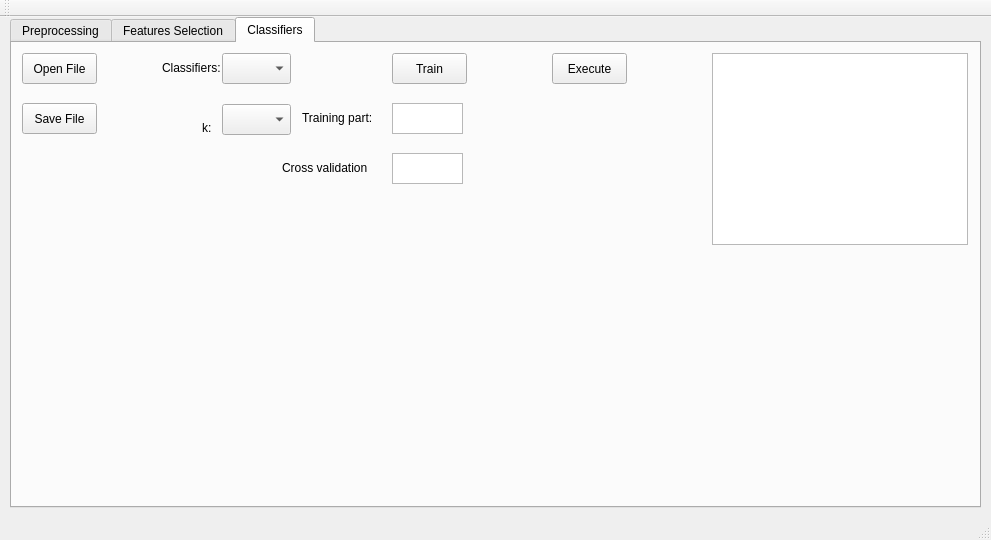
<?xml version="1.0" encoding="UTF-8"?>
<ui version="4.0">
 <class>MainWindow</class>
 <widget class="QMainWindow" name="MainWindow">
  <property name="geometry">
   <rect>
    <x>0</x>
    <y>0</y>
    <width>991</width>
    <height>540</height>
   </rect>
  </property>
  <property name="windowTitle">
   <string>MainWindow</string>
  </property>
  <widget class="QWidget" name="centralWidget">
   <widget class="QTabWidget" name="tabWidget">
    <property name="geometry">
     <rect>
      <x>10</x>
      <y>0</y>
      <width>971</width>
      <height>491</height>
     </rect>
    </property>
    <property name="currentIndex">
     <number>2</number>
    </property>
    <widget class="QWidget" name="tabP">
     <attribute name="title">
      <string>Preprocessing</string>
     </attribute>
     <widget class="QPushButton" name="PpushButtonSelectFolder">
      <property name="geometry">
       <rect>
        <x>10</x>
        <y>10</y>
        <width>75</width>
        <height>31</height>
       </rect>
      </property>
      <property name="text">
       <string>Select Folder</string>
      </property>
     </widget>
     <widget class="QGraphicsView" name="PgraphicsView">
      <property name="geometry">
       <rect>
        <x>680</x>
        <y>30</y>
        <width>256</width>
        <height>192</height>
       </rect>
      </property>
      <property name="interactive">
       <bool>true</bool>
      </property>
      <property name="viewportUpdateMode">
       <enum>QGraphicsView::MinimalViewportUpdate</enum>
      </property>
     </widget>
     <widget class="QGraphicsView" name="PgraphicsViewEdge">
      <property name="geometry">
       <rect>
        <x>680</x>
        <y>250</y>
        <width>256</width>
        <height>192</height>
       </rect>
      </property>
     </widget>
    </widget>
    <widget class="QWidget" name="tabFS">
     <attribute name="title">
      <string>Features Selection</string>
     </attribute>
     <widget class="QPushButton" name="FSpushButtonOpenFile">
      <property name="geometry">
       <rect>
        <x>10</x>
        <y>10</y>
        <width>75</width>
        <height>31</height>
       </rect>
      </property>
      <property name="text">
       <string>Open File</string>
      </property>
     </widget>
     <widget class="QPushButton" name="FSpushButtonSaveFile">
      <property name="geometry">
       <rect>
        <x>10</x>
        <y>60</y>
        <width>75</width>
        <height>31</height>
       </rect>
      </property>
      <property name="text">
       <string>Save File</string>
      </property>
     </widget>
     <widget class="QComboBox" name="FScomboBox">
      <property name="geometry">
       <rect>
        <x>250</x>
        <y>10</y>
        <width>69</width>
        <height>31</height>
       </rect>
      </property>
     </widget>
     <widget class="QLabel" name="label">
      <property name="geometry">
       <rect>
        <x>150</x>
        <y>10</y>
        <width>101</width>
        <height>31</height>
       </rect>
      </property>
      <property name="text">
       <string>&lt;html&gt;&lt;head/&gt;&lt;body&gt;&lt;p&gt;&lt;span style=&quot; font-size:9pt;&quot;&gt;Feature number:&lt;/span&gt;&lt;/p&gt;&lt;/body&gt;&lt;/html&gt;</string>
      </property>
     </widget>
     <widget class="QRadioButton" name="FSradioButtonFisher">
      <property name="geometry">
       <rect>
        <x>251</x>
        <y>50</y>
        <width>71</width>
        <height>20</height>
       </rect>
      </property>
      <property name="text">
       <string>Fisher</string>
      </property>
      <property name="checked">
       <bool>true</bool>
      </property>
     </widget>
     <widget class="QRadioButton" name="FSradioButtonSFS">
      <property name="geometry">
       <rect>
        <x>250</x>
        <y>80</y>
        <width>82</width>
        <height>21</height>
       </rect>
      </property>
      <property name="text">
       <string>SFS</string>
      </property>
     </widget>
     <widget class="QPushButton" name="FSpushButtonCompute">
      <property name="geometry">
       <rect>
        <x>380</x>
        <y>10</y>
        <width>75</width>
        <height>31</height>
       </rect>
      </property>
      <property name="text">
       <string>Compute</string>
      </property>
     </widget>
     <widget class="QTextBrowser" name="FStextBrowserDatabaseInfo">
      <property name="geometry">
       <rect>
        <x>700</x>
        <y>10</y>
        <width>256</width>
        <height>192</height>
       </rect>
      </property>
     </widget>
    </widget>
    <widget class="QWidget" name="tabC">
     <attribute name="title">
      <string>Classifiers</string>
     </attribute>
     <widget class="QPushButton" name="CpushButtonOpenFile">
      <property name="geometry">
       <rect>
        <x>10</x>
        <y>10</y>
        <width>75</width>
        <height>31</height>
       </rect>
      </property>
      <property name="text">
       <string>Open File</string>
      </property>
     </widget>
     <widget class="QPushButton" name="CpushButtonSaveFile">
      <property name="geometry">
       <rect>
        <x>10</x>
        <y>60</y>
        <width>75</width>
        <height>31</height>
       </rect>
      </property>
      <property name="text">
       <string>Save File</string>
      </property>
     </widget>
     <widget class="QComboBox" name="CcomboBoxK">
      <property name="geometry">
       <rect>
        <x>210</x>
        <y>61</y>
        <width>69</width>
        <height>31</height>
       </rect>
      </property>
     </widget>
     <widget class="QLabel" name="ClabelK">
      <property name="geometry">
       <rect>
        <x>190</x>
        <y>70</y>
        <width>20</width>
        <height>31</height>
       </rect>
      </property>
      <property name="text">
       <string>&lt;html&gt;&lt;head/&gt;&lt;body&gt;&lt;p&gt;&lt;span style=&quot; font-size:9pt;&quot;&gt;k:&lt;/span&gt;&lt;/p&gt;&lt;/body&gt;&lt;/html&gt;</string>
      </property>
     </widget>
     <widget class="QPushButton" name="CpushButtonTrain">
      <property name="geometry">
       <rect>
        <x>380</x>
        <y>10</y>
        <width>75</width>
        <height>31</height>
       </rect>
      </property>
      <property name="text">
       <string>Train</string>
      </property>
     </widget>
     <widget class="QLabel" name="ClabelClassifiers">
      <property name="geometry">
       <rect>
        <x>150</x>
        <y>10</y>
        <width>71</width>
        <height>31</height>
       </rect>
      </property>
      <property name="text">
       <string>&lt;html&gt;&lt;head/&gt;&lt;body&gt;&lt;p&gt;&lt;span style=&quot; font-size:9pt;&quot;&gt;Classifiers:&lt;/span&gt;&lt;/p&gt;&lt;/body&gt;&lt;/html&gt;</string>
      </property>
     </widget>
     <widget class="QComboBox" name="CcomboBoxClassifiers">
      <property name="geometry">
       <rect>
        <x>210</x>
        <y>10</y>
        <width>69</width>
        <height>31</height>
       </rect>
      </property>
     </widget>
     <widget class="QPlainTextEdit" name="CplainTextEditTrainingPart">
      <property name="geometry">
       <rect>
        <x>380</x>
        <y>60</y>
        <width>71</width>
        <height>31</height>
       </rect>
      </property>
     </widget>
     <widget class="QPushButton" name="CpushButtonExecute">
      <property name="geometry">
       <rect>
        <x>540</x>
        <y>10</y>
        <width>75</width>
        <height>31</height>
       </rect>
      </property>
      <property name="text">
       <string>Execute</string>
      </property>
     </widget>
     <widget class="QLabel" name="ClabelTraningPart">
      <property name="geometry">
       <rect>
        <x>290</x>
        <y>60</y>
        <width>81</width>
        <height>31</height>
       </rect>
      </property>
      <property name="text">
       <string>&lt;html&gt;&lt;head/&gt;&lt;body&gt;&lt;p&gt;&lt;span style=&quot; font-size:9pt;&quot;&gt;Training part:&lt;/span&gt;&lt;/p&gt;&lt;/body&gt;&lt;/html&gt;</string>
      </property>
     </widget>
     <widget class="QTextBrowser" name="CtextBrowser">
      <property name="geometry">
       <rect>
        <x>700</x>
        <y>10</y>
        <width>256</width>
        <height>192</height>
       </rect>
      </property>
     </widget>
     <widget class="QLabel" name="ClabelTraningPart_2">
      <property name="geometry">
       <rect>
        <x>270</x>
        <y>110</y>
        <width>101</width>
        <height>31</height>
       </rect>
      </property>
      <property name="text">
       <string>&lt;html&gt;&lt;head/&gt;&lt;body&gt;&lt;p&gt;&lt;span style=&quot; font-size:9pt;&quot;&gt;Cross validation&lt;/span&gt;&lt;/p&gt;&lt;/body&gt;&lt;/html&gt;</string>
      </property>
     </widget>
     <widget class="QPlainTextEdit" name="CplainTextEditCrossValidation">
      <property name="geometry">
       <rect>
        <x>380</x>
        <y>110</y>
        <width>71</width>
        <height>31</height>
       </rect>
      </property>
     </widget>
    </widget>
   </widget>
  </widget>
  <widget class="QMenuBar" name="menuBar">
   <property name="geometry">
    <rect>
     <x>0</x>
     <y>0</y>
     <width>991</width>
     <height>26</height>
    </rect>
   </property>
  </widget>
  <widget class="QToolBar" name="mainToolBar">
   <attribute name="toolBarArea">
    <enum>TopToolBarArea</enum>
   </attribute>
   <attribute name="toolBarBreak">
    <bool>false</bool>
   </attribute>
  </widget>
  <widget class="QStatusBar" name="statusBar"/>
 </widget>
 <layoutdefault spacing="6" margin="11"/>
 <resources/>
 <connections/>
</ui>
